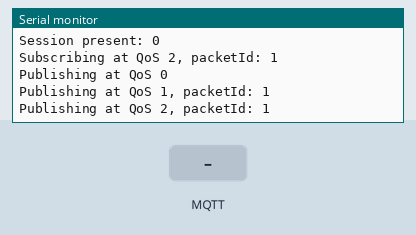
This sketch was run on a simulated ESP8266 (NodeMCU). Shown: the last lines printed to the serial monitor. The inputs (shaded band) are chosen by the test bench. WiFi joins after 1.5 s; servers stay silent unless stated; no MQTT or app messages arrive unless stated.

Above: at 2.4 s.
2.5 s: MQTT message "1" arrives on the first subscribed topic
At 3.3 s:
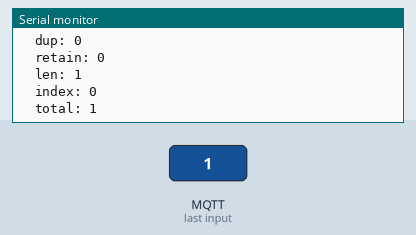
4.0 s: MQTT message "on" arrives on the first subscribed topic
At 4.4 s:
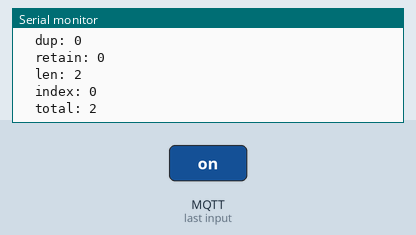

The sketch:

async-mqtt-client.ino
```cpp
#include <AsyncMqttClient.h>
#include <ESP8266WiFi.h>
#include <Ticker.h>

#define WIFI_SSID "My_Wi-Fi"
#define WIFI_PASSWORD "my-awesome-password"

#define MQTT_HOST IPAddress(192, 168, 1, 10)
#define MQTT_PORT 1883

AsyncMqttClient mqttClient;
Ticker mqttReconnectTimer;

WiFiEventHandler wifiConnectHandler;
WiFiEventHandler wifiDisconnectHandler;
Ticker wifiReconnectTimer;

void connectToWifi() {
    Serial.println("Connecting to Wi-Fi...");
    WiFi.begin(WIFI_SSID, WIFI_PASSWORD);
}

void onWifiConnect(const WiFiEventStationModeGotIP &event) {
    Serial.println("Connected to Wi-Fi.");
    connectToMqtt();
}

void onWifiDisconnect(const WiFiEventStationModeDisconnected &event) {
    Serial.println("Disconnected from Wi-Fi.");
    mqttReconnectTimer.detach(); // ensure we don't reconnect to MQTT while
                                 // reconnecting to Wi-Fi
    wifiReconnectTimer.once(2, connectToWifi);
}

void connectToMqtt() {
    Serial.println("Connecting to MQTT...");
    mqttClient.connect();
}

void onMqttConnect(bool sessionPresent) {
    Serial.println("Connected to MQTT.");
    Serial.print("Session present: ");
    Serial.println(sessionPresent);
    uint16_t packetIdSub = mqttClient.subscribe("test/lol", 2);
    Serial.print("Subscribing at QoS 2, packetId: ");
    Serial.println(packetIdSub);
    mqttClient.publish("test/lol", 0, true, "test 1");
    Serial.println("Publishing at QoS 0");
    uint16_t packetIdPub1 = mqttClient.publish("test/lol", 1, true, "test 2");
    Serial.print("Publishing at QoS 1, packetId: ");
    Serial.println(packetIdPub1);
    uint16_t packetIdPub2 = mqttClient.publish("test/lol", 2, true, "test 3");
    Serial.print("Publishing at QoS 2, packetId: ");
    Serial.println(packetIdPub2);
}

void onMqttDisconnect(AsyncMqttClientDisconnectReason reason) {
    Serial.println("Disconnected from MQTT.");

    if (WiFi.isConnected()) {
        mqttReconnectTimer.once(2, connectToMqtt);
    }
}

void onMqttSubscribe(uint16_t packetId, uint8_t qos) {
    Serial.println("Subscribe acknowledged.");
    Serial.print("  packetId: ");
    Serial.println(packetId);
    Serial.print("  qos: ");
    Serial.println(qos);
}

void onMqttUnsubscribe(uint16_t packetId) {
    Serial.println("Unsubscribe acknowledged.");
    Serial.print("  packetId: ");
    Serial.println(packetId);
}

void onMqttMessage(char *topic, char *payload,
                   AsyncMqttClientMessageProperties properties, size_t len,
                   size_t index, size_t total) {
    Serial.println("Publish received.");
    Serial.print("  topic: ");
    Serial.println(topic);
    Serial.print("  qos: ");
    Serial.println(properties.qos);
    Serial.print("  dup: ");
    Serial.println(properties.dup);
    Serial.print("  retain: ");
    Serial.println(properties.retain);
    Serial.print("  len: ");
    Serial.println(len);
    Serial.print("  index: ");
    Serial.println(index);
    Serial.print("  total: ");
    Serial.println(total);
}

void onMqttPublish(uint16_t packetId) {
    Serial.println("Publish acknowledged.");
    Serial.print("  packetId: ");
    Serial.println(packetId);
}

void setup() {
    Serial.begin(115200);
    Serial.println();
    Serial.println();

    wifiConnectHandler    = WiFi.onStationModeGotIP(onWifiConnect);
    wifiDisconnectHandler = WiFi.onStationModeDisconnected(onWifiDisconnect);

    mqttClient.onConnect(onMqttConnect);
    mqttClient.onDisconnect(onMqttDisconnect);
    mqttClient.onSubscribe(onMqttSubscribe);
    mqttClient.onUnsubscribe(onMqttUnsubscribe);
    mqttClient.onMessage(onMqttMessage);
    mqttClient.onPublish(onMqttPublish);
    mqttClient.setServer(MQTT_HOST, MQTT_PORT);

    connectToWifi();
}

void loop() {}
```

Measured:
- after the input at 2.5 s, the serial monitor: prints a new line at once (image 1)
- after the input at 4.0 s, the serial monitor: prints a new line at once (image 2)
